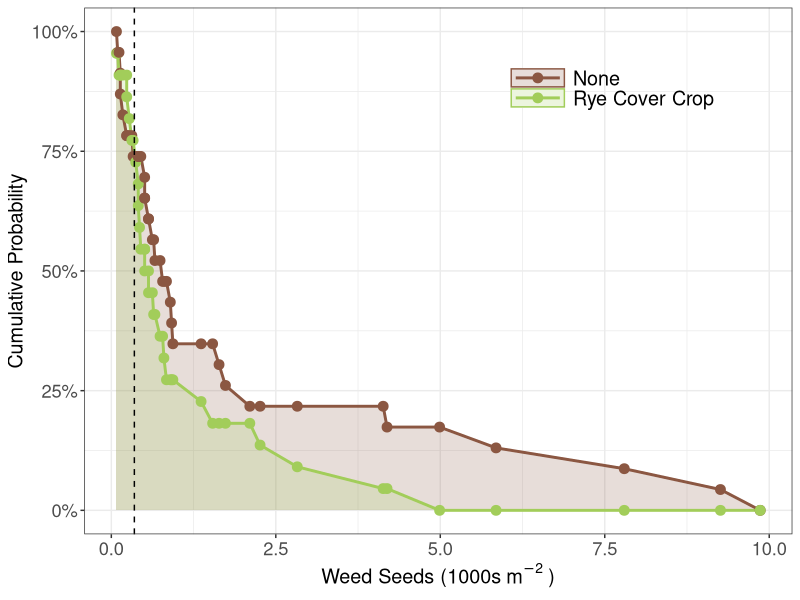

R code for this plot: (Note: this script raises an error after producing the figure.)
##################################
# Author: Gina Nichols (vnichols@iastate.edu)
# Created: 5/22/2020
#
# Purpose: make stoch dom fig
#
# Last modified:
#
# Notes:
####################################

rm(list = ls())
library(tidyverse)

# data --------------------------------------------------------------------


stodom <- read_csv("01_stats-stoch-dom/st_stoch-dom-res.csv")


# figure ------------------------------------------------------------------

mylegendtheme <-   theme(#legend.direction = "horizontal",
  #legend.position = "bottom",
  legend.justification = c(1, 1),
  legend.position = c(0.9, 0.9),
  legend.background = element_blank(),
  legend.key.width = unit(1.4, "cm"),
  legend.key.height = unit(0.5, "cm"),
  legend.key.size = unit(1, "cm"),
  #axis.title.y = element_text(angle = 0, 
  #                            vjust = 0.5, 
  #                            hjust = -1)
)



myaxistexttheme <- theme(axis.text = element_text(size = rel(1.2)),
                         legend.text = element_text(size = rel(1.3)),
                         axis.title = element_text(size = rel(1.3)))


cctrtpal <- c("darkolivegreen3", "lightsalmon4")

labseedsm2 = expression('Weed Seeds\n (1000s m'^"-2)")
labseedsm2 <- bquote("Weed Seeds (1000s"~m^-2~")")


# fig ---------------------------------------------------------------------

library(ggridges)
library(scales)

#--inv cum diff
stodom %>% 
  pivot_longer(sc_nocum:sc_ryecum) %>% 
  mutate(name = recode(name, 
                       "sc_nocum" = "None",
                       "sc_ryecum" = "Rye Cover Crop")) %>%  
  select(seeds, name, value) %>% 
  mutate(inv_value = 1 - value) %>% 
  ggplot(aes(seeds/1000, inv_value, color = name, fill = name, group = name)) + 
  ggridges::geom_density_line(stat = "identity", size = 0.5, alpha = 0.2) +
  geom_line(size = 1) +
  geom_point(size = 3) +
  scale_fill_manual(values = c("None" = cctrtpal[2],
                               "Rye Cover Crop" = cctrtpal[1])) +
  scale_color_manual(values = c("None" = cctrtpal[2],
                                "Rye Cover Crop" = cctrtpal[1])) +
  geom_vline(xintercept = 350/1000, linetype = "dashed") +
  theme_bw() + 
  scale_y_continuous(labels = label_percent()) +
  myaxistexttheme + 
  mylegendtheme +
  labs(x = labseedsm2,
       y = "Cumulative Probability",
       color = NULL,
       fill = NULL)


ggsave("02_make-figs/figs/figX_stoch-dom.png")

#--these are 'rough drafts'

#--cum diff
stodom %>% 
  pivot_longer(sc_nocum:sc_ryecum) %>% 
  select(seeds, name, value) %>% 
  ggplot(aes(seeds, value, color = name)) + 
  geom_point(size = 3) +
  geom_line(size = 1
  ) + 
  theme_bw() + 
  labs(x = "seeds/m2",
       y = "cumulative prob",
       title = "Un-transformed, outlier removed")
 




stodom %>% 
  mutate(inv_value = 1-value,
         ) %>% 
  ggplot(aes(seeds, inv_value, color = name)) + 
  geom_point(size = 3) +
  #geom_line(size = 1) + 
  geom_smooth(size = 1, se = F) + 
#  geom_xspline(spline_shape=0.4, size=0.5) +
  geom_vline(xintercept = 350) + 
  theme_bw() + 
  labs(x = "seeds/m2",
       y = "cumulative prob",
       title = "Un-transformed, outlier removed") 



# splines? ----------------------------------------------------------------


set.seed(1492)
dat <- data.frame(x=c(1:10, 1:10, 1:10),
                  y=c(sample(15:30, 10), 2*sample(15:30, 10),
                      3*sample(15:30, 10)),
                  group=factor(c(rep(1, 10), rep(2, 10), rep(3, 10)))
)

ggplot(dat, aes(x, y, group=group, color=group)) +
  geom_point() +
  geom_line()

ggplot(dat, aes(x, y, group=group, color=factor(group))) +
  geom_point() +
  geom_line() +
  geom_smooth(se=FALSE, linetype="dashed", size=0.5)

ggplot(dat, aes(x, y, group=group, color=factor(group))) +
  geom_point(color="black") +
#  geom_smooth(se=FALSE, linetype="dashed", size=0.5) +
  geom_xspline(size=0.5)

ggplot(dat, aes(x, y, group=group, color=factor(group))) +
  geom_point(color="black") +
#  geom_smooth(se=FALSE, linetype="dashed", size=0.5) +
  geom_xspline(spline_shape=-0.4, size=0.5)

ggplot(dat, aes(x, y, group=group, color=factor(group))) +
  geom_point(color="black") +
#  geom_smooth(se=FALSE, linetype="dashed", size=0.5) +
  geom_xspline(spline_shape=0.4, size=0.5)

ggplot(dat, aes(x, y, group=group, color=factor(group))) +
  geom_point(color="black") +
  geom_smooth(se=FALSE, linetype="dashed", size=0.5) +
  geom_xspline(spline_shape=1, size=0.5)

ggplot(dat, aes(x, y, group=group, color=factor(group))) +
  geom_point(color="black") +
  geom_smooth(se=FALSE, linetype="dashed", size=0.5) +
  geom_xspline(spline_shape=0, size=0.5)

ggplot(dat, aes(x, y, group=group, color=factor(group))) +
  geom_point(color="black") +
  geom_smooth(se=FALSE, linetype="dashed", size=0.5) +
  geom_xspline(spline_shape=-1, size=0.5)

